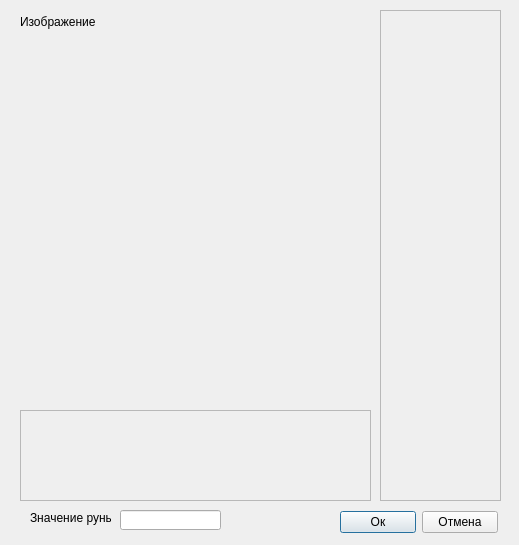
<?xml version="1.0" encoding="UTF-8"?>
<ui version="4.0">
 <class>make_img_window</class>
 <widget class="QDialog" name="make_img_window">
  <property name="geometry">
   <rect>
    <x>0</x>
    <y>0</y>
    <width>519</width>
    <height>545</height>
   </rect>
  </property>
  <property name="minimumSize">
   <size>
    <width>519</width>
    <height>545</height>
   </size>
  </property>
  <property name="maximumSize">
   <size>
    <width>519</width>
    <height>545</height>
   </size>
  </property>
  <property name="windowTitle">
   <string>Dialog</string>
  </property>
  <widget class="QScrollArea" name="scrollArea_rune">
   <property name="geometry">
    <rect>
     <x>380</x>
     <y>10</y>
     <width>121</width>
     <height>491</height>
    </rect>
   </property>
   <property name="widgetResizable">
    <bool>true</bool>
   </property>
   <widget class="QWidget" name="scroll_rune_content">
    <property name="geometry">
     <rect>
      <x>0</x>
      <y>0</y>
      <width>119</width>
      <height>489</height>
     </rect>
    </property>
   </widget>
  </widget>
  <widget class="QScrollArea" name="scrollArea_color">
   <property name="geometry">
    <rect>
     <x>20</x>
     <y>410</y>
     <width>351</width>
     <height>91</height>
    </rect>
   </property>
   <property name="widgetResizable">
    <bool>true</bool>
   </property>
   <widget class="QWidget" name="scroll_color_content">
    <property name="geometry">
     <rect>
      <x>0</x>
      <y>0</y>
      <width>349</width>
      <height>89</height>
     </rect>
    </property>
   </widget>
  </widget>
  <widget class="QWidget" name="layoutWidget1">
   <property name="geometry">
    <rect>
     <x>20</x>
     <y>10</y>
     <width>352</width>
     <height>380</height>
    </rect>
   </property>
   <layout class="QVBoxLayout" name="componate_img">
    <item>
     <layout class="QHBoxLayout" name="componate_img_lbl">
      <item>
       <widget class="QLabel" name="lbl_show_img">
        <property name="text">
         <string>Изображение</string>
        </property>
       </widget>
      </item>
      <item>
       <spacer name="horizontalSpacer">
        <property name="orientation">
         <enum>Qt::Horizontal</enum>
        </property>
        <property name="sizeHint" stdset="0">
         <size>
          <width>40</width>
          <height>20</height>
         </size>
        </property>
       </spacer>
      </item>
     </layout>
    </item>
    <item>
     <widget class="QLabel" name="lbl_created_img">
      <property name="minimumSize">
       <size>
        <width>350</width>
        <height>350</height>
       </size>
      </property>
      <property name="text">
       <string/>
      </property>
     </widget>
    </item>
   </layout>
  </widget>
  <widget class="QWidget" name="layoutWidget2">
   <property name="geometry">
    <rect>
     <x>340</x>
     <y>510</y>
     <width>158</width>
     <height>25</height>
    </rect>
   </property>
   <layout class="QHBoxLayout" name="componate_buttons">
    <item>
     <widget class="QPushButton" name="button_ok">
      <property name="text">
       <string>Ок</string>
      </property>
     </widget>
    </item>
    <item>
     <widget class="QPushButton" name="button_cancel">
      <property name="text">
       <string>Отмена</string>
      </property>
     </widget>
    </item>
   </layout>
  </widget>
  <widget class="QLabel" name="lbl_root_show_messege">
   <property name="geometry">
    <rect>
     <x>30</x>
     <y>510</y>
     <width>81</width>
     <height>16</height>
    </rect>
   </property>
   <property name="text">
    <string>Значение руны:</string>
   </property>
  </widget>
  <widget class="QLineEdit" name="edit_root_messege">
   <property name="geometry">
    <rect>
     <x>120</x>
     <y>510</y>
     <width>101</width>
     <height>20</height>
    </rect>
   </property>
   <property name="maxLength">
    <number>20</number>
   </property>
  </widget>
 </widget>
 <resources/>
 <connections/>
</ui>
